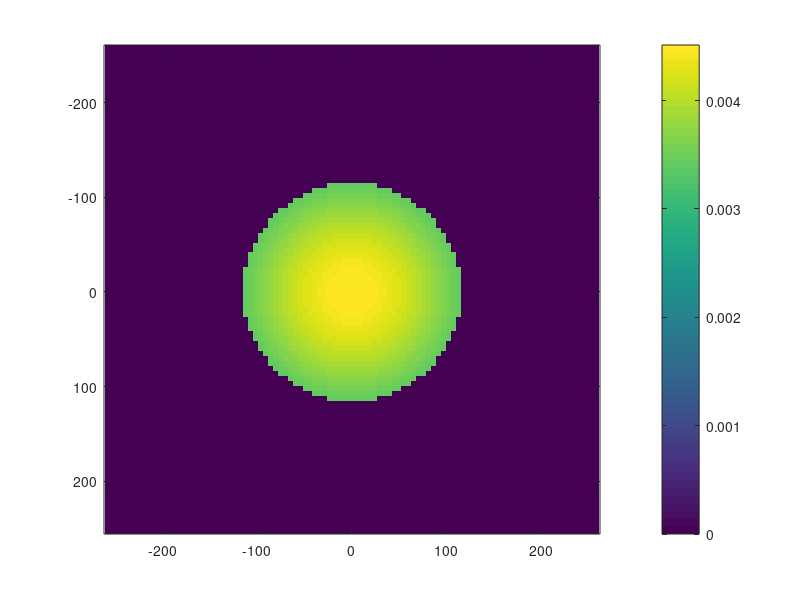

The MATLAB script that drew this image: (Note: this script raises an error after producing the figure.)
% NORMAL INCIDENCE IRRADIANCE IN A PLANE BENEATH EXTENDED SOURCE
%
%   This is the *Normal Incidence* Irradiation at each point in the plane
%
%  These values to NOT correct for cosine loss over the flat area of a
%  surface. 
%  Instead this represents the intensity that is passing through a 
%  normally oriented "voxel" in this plane
%
%

%%  TBD
%   [1.3] - Analytic Tile
%    1.6 - check
%   [1.9] - Tube - Extended Source, Combined Near & Far
%   Add Tilt  
%   Add Superposition (i.e. many lamps)



%  2D:
%    -eACH = f(II)
%    - TLV = f(II)
%    - Prob_Sick = f(II) wells riley
%  make 3D
%
%
%%

function IrradiancePlots()
    clear;
     close all;
        %first UVC.... 
        IN.Power_tot        = 200;    %[mW]
        IN.L_tile           = 11;     %[cm]
        IN.W_tile           = 6;     %[cm]
        IN.lambertian_FWHM  = 60;    %full angle (1/2-max), for LAMBERTIAN (TILE)
        IN.alpha_tube       = 60;    %full angle (uniform), for UNIFORM    (TUBE)
        
        %Small Tile Lambertian ... 
        IN.Power_tot        = 12;    %[mW]
        IN.L_tile           = 1;     %[cm]
        IN.W_tile           = 2;     %[cm]
        IN.lambertian_FWHM  = 60;    %full angle (1/2-max), for LAMBERTIAN (TILE)
        
       %USHIO Lambertian ... 
        IN.Power_tot        = 150;    %[mW]
        IN.L_tile           = 6.0;     %[cm]
        IN.W_tile           = 4.5;     %[cm]
        IN.lambertian_FWHM  = 60;    %full angle (1/2-max), for LAMBERTIAN (TILE)

    IN.L_tube           = 100 ;   %[cm] ... only used for Tube_AnalyticInt & Ideal Near Field
    IN.Z                = 198.69;   %[cm]
    IN.A_tile           = IN.W_tile * IN.L_tile ;  

    %Calculation Models...
%      IN.Type = 'PointSrc_2D_1_over_COS3';                % 0.xx
%    IN.Type = 'PointSrc_2DLamb_Truncated';         %working (analytic)
%    IN.Type = 'PointSrc_2DLamb';                    %working (analytic)
   IN.Type = 'PointSrc_Uniform';                    %working (analytic)
%     IN.Type = 'PointSrc_1DLambertian_1DUniform';      %working (analytic)   
%     IN.Type = 'Tile_Convolve_PointSrc_2DLamb';        %working      
%    IN.Type = 'Tile_Convolve_PointSrc_1DLambertian_1DUniform';   
%      IN.Type = 'Tile_Analytic_2DLambertian';        %  ** not ** working yet (not  urgent)
%     IN.Type = 'Tube_AnalyticInt_2DLamb';      %  Working, but assumes ALL of tube light goes downward
%   IN.Type = 'Tube_Ideal_NearField';            %working;  only valid for very very near field
    
    %% (cos^alpha): SETTABLE FWHM Pattern Width LUT
    IN.lambertian_a     = get_cosine_power(IN.lambertian_FWHM);   %a = 65022.7000431579*(1./FWHM).^2.3243817615;
    
                                % show quality of model to generalize FWHM LUT ....
                                %     FWHMS = [5:5:180];
                                %     alphas_calcd = get_cosine_power(FWHMS);  %a = 65022.7000431579*(1./FWHM).^2.3243817615;
                                %     solid_angles = 2*pi ./ (alphas_calcd + 1);    %definite_integral_[0 to pi/2]_of_( cos^alpha *sin ) = 1 / (alpha+1)  
                                %     figure; plot(2*LUT.HWHM,LUT.alphas,'.');
                                %     hold all; plot(FWHMS,alphas_calcd)

                                % show quality of Model: FWHM ~  cos^alpha  
                                % thetas = [-90:90]'; FWHMsel=20; a = get_cosine_power(FWHMsel);
                                % figure; plot(thetas,(cosd(thetas)).^a);

    %% HORIZONTAL CROSS SECTION @ Z = ______
    Lplot_X	 = 1.5*tand(IN.lambertian_FWHM)*IN.Z;% + IN.W_tile;
    Lplot_Y	 = 1.5*tand(IN.lambertian_FWHM)*IN.Z;% + IN.L_tile;
    Nx = 100;
    [IN.XX,IN.YY] = getXXYY(Lplot_X,Lplot_Y,Nx);
      % * * * * * * * * * * * * * * * * * * * * * * *
    RES = get_II(IN);   %% GET IRRADIANCE PATTERN
      % * * * * * * * * * * * * * * * * * * * * * * *
  
    %gather results  %% AND NORMALIZE %%
    XX = RES.XX;        YY = RES.YY; 
    dstep = RES.dstep;  dA = dstep^2;           %[cm2]
    IIraw = RES.II;
    Praw = sum(IIraw(:))*dA
%     II = IIraw ./ (sum(IIraw(:))*dA) * IN.Power_tot;    %renormalize  (assuming all power in calculated field!!)
    II = IIraw;
    
    %PLOT
    figure; imagesc(XX(1,:),YY(:,1),II); colorbar;  axis equal
    title({'Irradiance [mW/cm2] in this plane';' ** !not accounting for cosine loss @ plane! **';...
        ['Optical Power = ',num2str(IN.Power_tot),'mW ...FWHM=',num2str(IN.lambertian_FWHM),'deg... plane: Z=',num2str(IN.Z),'cm'];...
        ['Model: ',replace(IN.Type,'_',' ')]});    
    Power_plotted = sum(II(:))*dA;
    
    
    %% GENERATE Z-Curve (Center) (uses FULL CUBE)
    Nzsteps  = 20;   Zmin_cm = 10;      	%[cm]
    LplotXY = 1;                            %[cm] size of XY meas.plane
    Zmax_cm = IN.Z;

    Nx = 3;
    [IN.XX,IN.YY] = getXXYY(Lplot_X,Lplot_Y,Nx);  

    %function: generate III_Cube
    [ICUBE,Zvals] = get_III_Cube(IN, Nzsteps, Zmin_cm, Zmax_cm, LplotXY);
    
        
    % **** plot v. Z ****
    Zvals = flipud(Zvals);
    sel.x=0;
    sel.y=0;
    
    [ dummy ,isel]  = min( sqrt( (ICUBE.XX(:)-sel.x).^2 + (ICUBE.YY(:)-sel.y).^2  )   );
    [iy,ix] = ind2sub(size(ICUBE.XX),isel);
    I_v_Z_list = ICUBE.III(iy,ix,:);    
    figure; semilogy(Zvals,I_v_Z_list(:),'.-'); xlabel('Z [cm]'); ylabel('Irradiance [mW/cm2]');
    title({'Irradiance [mW/cm2] v Z at Peak of Plane';...
        ['Optical Power = ',num2str(IN.Power_tot),'mW ...FWHM=',num2str(IN.lambertian_FWHM),'deg']});  
    
     
    
    %% 3D DATA CUBE +  Pattern Rotation
    Nzsteps     = 20;   
    Zmax_cm     = sqrt( IN.Z^2 +  max(IN.XX(:))^2 + max(IN.YY(:))^2 );         %[cm]
    Zmin_cm     = min([10,Zmax_cm-1]);                          %[cm]
    LplotXY     = max( [ abs(max(IN.XX(:))-min(IN.XX(:))) , abs(max(IN.YY(:))-min(IN.YY(:))) ] );                                            %[cm] size of XY meas.plane
    
    dX_cm = 0.5; 
    Nx = ceil(LplotXY / dX_cm);  
    
    if Nx>200 warning(['Nx = ',num2str(Nx)]); end
    [IN.XX,IN.YY] = getXXYY(Lplot_X,Lplot_Y,Nx);  
    
    
    %call  function: generate III_Cube for single pattern
    [ICUBE,Zvals] = get_III_Cube(IN, Nzsteps, Zmin_cm, Zmax_cm, LplotXY);

    
    
%     %APPLY ROTATION   --- WORK IN PROGRESS ...
%     INP.XX = RES.XX;
%     INP.YY = RES.YY;
%     INP.II = RES.II;
%     INP.Z  = IN.Z ; 
%     
%      RES = rotate_Pattern_Cube(INP,RotAngles)
    
    
    
    
    %3D Plot --- numbers need to be adjusted to give a good result
    figure; 
    %     h = slice(ICUBE.XXX,ICUBE.YYY,ICUBE.ZZZ, ICUBE.III,[0],[0],[0,200])    
    h = slice(ICUBE.XXX,ICUBE.YYY,ICUBE.ZZZ, ICUBE.III,[0],[0],[0]);
%     xlim([-20,20]); ylim([-20,20]);  zlim([0,50]);
    alpha('color')
    set(h,'EdgeColor','none','FaceColor','interp',...
    'FaceAlpha','interp')
    alphamap('increase',.5)
     alphamap('rampdown');
    
    colorbar();
    
    %volumetric average irradiance
    Rcyl_cm=100; Zcyl_cm = 200;
    ikeep_in_average = find( sqrt(ICUBE.XXX(:).^2 + ICUBE.YYY(:).^2) < Rcyl_cm  &  ICUBE.ZZZ(:)<Zcyl_cm);
    Irr_vol_average_mWcm2 = mean( ICUBE.III(ikeep_in_average) );  %[mW/cm2]
    title({['volume avg Irr: ',num2str(Irr_vol_average_mWcm2),'mW/cm2'];...
        ['Optical Power = ',num2str(IN.Power_tot),'mW ...FWHM=',num2str(IN.lambertian_FWHM),'deg']});

    
    
    
end


function  [ICUBE,Zvals]  = get_III_Cube(IN0, Nzsteps, Zmin_cm, Zmax_cm, LplotXY)
    
%     [IN0.XX,IN0.YY] = getXXYY(LplotXY,LplotXY,3);       %XY samples
    Zvals = linspace(Zmax_cm, Zmin_cm ,Nzsteps)';       %Z in DESCENDING ORDER
    for kz = 1:Nzsteps
        IN0.Z = Zvals(kz);           
          % * * * * * * * * * * * * * * * * * * * * * * *
        RES = get_II(IN0);   %% GET IRRADIANCE PATTERN  (mW/cm2)
          % * * * * * * * * * * * * * * * * * * * * * * *    
          
        if kz==1    % *** SET THE X,Y SAMPLING  ***
            [Ny,Nx] = size(RES.XX);
            ICUBE.XX = RES.XX; ICUBE.YY = RES.YY;
            ICUBE.III = zeros(Ny,Nx,Nzsteps);
            ICUBE.XXX = zeros(Ny,Nx,Nzsteps);
            ICUBE.YYY = zeros(Ny,Nx,Nzsteps);
            ICUBE.ZZZ = zeros(Ny,Nx,Nzsteps);
        end
        dstep = RES.dstep;  dA = dstep^2;           %[cm2]
        Praw = sum(RES.II(:))*dA;        
        ICUBE.III(:,:,Nzsteps-kz+1) = RES.II;  %record intensity for this Z slice
        ICUBE.XXX(:,:,Nzsteps-kz+1) = RES.XX;  %record intensity for this Z slice
        ICUBE.YYY(:,:,Nzsteps-kz+1) = RES.YY;  %record intensity for this Z slice
        ICUBE.ZZZ(:,:,Nzsteps-kz+1) = IN0.Z*ones(size(RES.II));  %record intensity for this Z slice
         
    end

end


%choose the right pattern and call selected function
function RES = get_II(IN)

    switch IN.Type
        case 'PointSrc_2D_1_over_COS3'
            RES = get_PointSrc_2D_1_over_COS3(IN);
        case 'PointSrc_Uniform'
            RES = get_PointSrc_Uniform(IN);                        	%working
        case 'PointSrc_2DLamb_Truncated'
            RES = get_PointSrc_2DLamb_Truncated(IN);                %working 
        case 'PointSrc_2DLamb'
            RES = get_PointSrc_2DLamb(IN);                        	%working
        case 'Tile_Convolve_PointSrc_2DLamb'
            RES = get_Tile_Convolve_PointSrc_2DLamb(IN);            %working
        case 'Tile_Analytic_2DLambertian'
            RES = get_Tile_Analytic_2DLambertian(IN);              	%not working
        case 'PointSrc_1DLambertian_1DUniform'
            RES = get_PointSrc_1DLambertian_1DUniform(IN);          %working
        case 'Tile_Convolve_PointSrc_1DLambertian_1DUniform'
            RES = get_Tile_Convolve_PointSrc_1DLambertian_1DUniform(IN); %working
        case 'Tube_AnalyticInt_2DLamb' % Assumes ALL light from "tube" is (a) Lambertian + (b) directed downward    
            RES = get_Tube_AnalyticInt_2DLamb(IN);               	%working 
        case 'Tube_Ideal_NearField'
            RES = get_Ideal_Simple_Tube(IN);
    end

end



% FWHM = f(alpha_power)
function a = get_cosine_power(FWHM)
    a = 65022.7000431579*(1./FWHM).^2.3243817615; %generalized model
    %reference data:
    LUT.HWHM = [75, 60, 45, 38, 33, 27, 21];      %HWHM matching...
    LUT.alphas = [0.5, 1,  2,  3,  4,  6, 10];    %raising cosine to this power gives desired HWHM
end



function [XX,YY] = getXXYY(Lplot_X,Lplot_Y,Nx)
        Xv = linspace(-Lplot_X/2,Lplot_X/2,Nx);
        dstep = median(diff(Xv));
        Yv =  [-Lplot_Y/2:dstep:Lplot_Y/2]';
        Ny = length(Yv);
        [XX,YY] = meshgrid(Xv,Yv);  
end

function RES = rotate_Pattern_Cube(INP,RotAngles)
    %make 3d Data Cubes
    Nz = 10;
    iii = repmat(INP.II,[1,1,Nz]);  %build data cube of intensity
    [xxx,yyy,zzz] = meshgrid(INP.XX(1,:),INP.YY(:,1), linspace(0,INP.Z,Nz) );
    
    %apply Z rotation to input points (X-Y)
    xxx_n  = xxx*cosd(RotAngles.Z) - yyy*sind(RotAngles.Z);
    yyy_n  = xxx*sind(RotAngles.Z) + yyy*cosd(RotAngles.Z);
    xxx = xxx_n;   
    yyy = yyy_n;   
  
    %apply Y rotation to latest points  (X-Z)
    xxx_n  = xxx*cosd(RotAngles.Z) - zzz*sind(RotAngles.Z);
    zzz_n  = xxx*sind(RotAngles.Z) + zzz*cosd(RotAngles.Z);
    xxx = xxx_n;   
    zzz = zzz_n; 
    
    %apply X rotation to latest positions  (Y-Z)
    yyy = yyy*cosd(RotAngles.Z) - zzz*sind(RotAngles.Z);
    zzz = yyy*sind(RotAngles.Z) + zzz*cosd(RotAngles.Z);
    yyy = yyy_n; 
    zzz = zzz_n; 
    clear xxx_n yyy_n zzz_n;
    
    %interpolate resulting x,y,z back to original grid
    [xxx0,yy0y,zzz0] = meshgrid(INP.XX(1,:),INP.YY(:,1), linspace(0,INP.Z,Nz) );   
    Ivals = interp3(xxx,yyy,zzz, LUT.Irradiance,  xxx0, yyy0, zzz0  );

    
    

    RES.XX=XX; RES.YY=YY; RES.II=II; RES.dstep = dstep;
end



%Working
function RES = get_PointSrc_2DLamb_Truncated(IN)            %[1.1]
 
    XX = IN.XX; YY=IN.YY; 
    dstep =  median(diff(XX(1,:)));
    
    %calculate II=Irradiance
  	solidangle_sr = (2*pi) * (0.5*sind( IN.lambertian_FWHM/2 )^2);       %[sr] equal in all azimuth --> 2pi 
	betas = atan2d((XX.^2 + YY.^2).^0.5,IN.Z);  %lamp angle = f(x,y)
 	II = IN.Power_tot .* (cosd(betas)) ./ (solidangle_sr * ( IN.Z^2 + YY.^2 + XX.^2) ) ...
                        .* (betas<=IN.lambertian_FWHM/2 );    % THIS APPLIES TRUNCATION at CONE ANGLE
                    
    %fix (special case if no samples are less than cone angle()):
    if sum(betas(:)<=IN.lambertian_FWHM/2 ) == 0
        isel = find(betas(:) == min(betas(:))) ;
        II(isel) = IN.Power_tot .* (cosd(betas(isel)))  ./ (solidangle_sr * ( IN.Z^2 + (YY(isel)/2).^2 + (XX(isel)/2).^2) )  / length(isel);
    end

    RES.XX=XX; RES.YY=YY; RES.II=II; RES.dstep = dstep;
end

%Working
function RES = get_PointSrc_2D_1_over_COS3(IN)                      %[0.XX]
 
    XX = IN.XX; YY=IN.YY; 
    dstep =  median(diff(XX(1,:)));
    
    %calculate II=Irradiance
    a = -3;                        %power to raise cosine to in order to get desired FWHM
     % ******** NEED TO DOUBLE CHECK SOLID ANGLE OF 1/COS3 *************
  	solidangle_sr = (2*pi) * (1 / (abs(a)+1));       % [sr] equal in all azimuth --> 2pi 
     % ******** NEED TO DOUBLE CHECK SOLID ANGLE OF 1/COS3 *************
    
	betas = atan2d((XX.^2 + YY.^2).^0.5,IN.Z);  %lamp angle = f(x,y)
 	II = IN.Power_tot .* ((cosd(betas)).^a) ./ (solidangle_sr * ( IN.Z^2 + YY.^2 + XX.^2) );            
    RES.XX=XX; RES.YY=YY; RES.II=II; RES.dstep = dstep;
end

%Working
function RES = get_PointSrc_Uniform(IN)                      %[1.2]
 
    XX = IN.XX; YY=IN.YY; 
    dstep =  median(diff(XX(1,:)));
    
    %calculate II=Irradiance
  	solidangle_sr = (2*pi) * (1-cosd(IN.lambertian_FWHM/2) );       %[sr] equal in all azimuth --> 2pi 
	betas = atan2d((XX.^2 + YY.^2).^0.5,IN.Z);  %lamp angle = f(x,y)
 	II = IN.Power_tot .* (1) ./ (solidangle_sr * ( IN.Z^2 + YY.^2 + XX.^2) )...
                         .* (betas<=IN.lambertian_FWHM/2 );    % THIS APPLIES TRUNCATION at CONE ANGLE
    RES.XX=XX; RES.YY=YY; RES.II=II; RES.dstep = dstep;
end


%Working
function RES = get_PointSrc_2DLamb(IN)                      %[1.2]
 
    XX = IN.XX; YY=IN.YY; 
    dstep =  median(diff(XX(1,:)));
    
    %calculate II=Irradiance
    a = IN.lambertian_a;                        %power to raise cosine to in order to get desired FWHM
  	solidangle_sr = (2*pi) * (1 / (a+1));       %[sr] equal in all azimuth --> 2pi 
	betas = atan2d((XX.^2 + YY.^2).^0.5,IN.Z);  %lamp angle = f(x,y)
 	II = IN.Power_tot .* ((cosd(betas)).^a) ./ (solidangle_sr * ( IN.Z^2 + YY.^2 + XX.^2) );            
    RES.XX=XX; RES.YY=YY; RES.II=II; RES.dstep = dstep;
end

%Working
function RES = get_Tile_Convolve_PointSrc_2DLamb(IN)        %[1.2]convolved
 
    XX = IN.XX; YY=IN.YY; 
    dstep =  median(diff(XX(1,:)));
    
    %calculate II=Irradiance
      %1. get point source irradiance first
    IN.XX = XX; IN.YY=YY;
    RES = get_PointSrc_2DLamb(IN);
    XX = RES.XX;  YY = RES.YY; 
    II_ptsrc = RES.II; 
     %2.apply convolution    
    Tile_z0 = zeros(size(XX));
    isel = find( abs(XX(:)) <  IN.W_tile  &  abs(YY(:)) < IN.L_tile );
    Tile_z0(isel) = 1;
    II = conv2(II_ptsrc,Tile_z0,'same');  %2D numeric convolution with square tile source
    
    %return data
    RES.XX=XX; RES.YY=YY; RES.II=II; RES.dstep = dstep;    
end

%NOT Working
function RES = get_Tile_Analytic_2DLambertian(IN)       %[1.3]
 
    XX = IN.XX; YY=IN.YY; 
    dstep =  median(diff(XX(1,:)));
    
    %calculate II=Irradiance : Analytic point source *PLUS* ADD AREA OF SOURCE
 	a = IN.lambertian_a;  %power to raise cosine to in order to get desired FWHM
	solidangle_sr = (2*pi) * (1 / (a+1));       %[sr] equal in all azimuth --> 2pi 
	Ltile = IN.L_tile; Wtile=IN.W_tile;
	betas = atan2d(((abs(XX)-Wtile).^2 + (abs(YY)-Ltile).^2).^0.5,IN.Z);  % lamp angle = f(x,y)
    
	isel = find( abs(XX(:))<Wtile/2 & abs(YY(:))<Ltile/2 );      % points that are directuly beneath tile
	betas(isel) = 0; 
 	II = IN.Power_tot .* ((cosd(betas)).^a) ./ (solidangle_sr * ( IN.Z^2 + YY.^2 + XX.^2) + IN.A_tile);
    %return data
    RES.XX=XX; RES.YY=YY; RES.II=II; RES.dstep = dstep;    
            
end

%Working
function  RES = get_PointSrc_1DLambertian_1DUniform(IN) %[1.5]  
 
    XX = IN.XX; YY=IN.YY; 
    dstep =  median(diff(XX(1,:)));

    a = IN.lambertian_a;  %power to raise cosine to in order to get desired FWHM
	solidangle_sr = (2*pi)*(IN.alpha_tube/360) * (1 / (a+1));       %[sr] equal in all azimuth --> 2pi 
	betas_Y = atan2d(YY,IN.Z);  %lamp angle = f(x,y)
	betas_X = atan2d(XX,IN.Z);  %lamp angle = f(x,y)
	II = IN.Power_tot .* ((cosd(betas_Y)).^a).*(abs(betas_X)<=IN.alpha_tube/2)...
                      ./ (solidangle_sr * ( IN.Z^2 + YY.^2 + XX.^2) );  
    %return data
    RES.XX=XX; RES.YY=YY; RES.II=II; RES.dstep = dstep;                      
end

%Working
function RES = get_Tile_Convolve_PointSrc_1DLambertian_1DUniform(IN)
                                                        %[1.5]convolved
 
    XX = IN.XX; YY=IN.YY; 
    dstep =  median(diff(XX(1,:)));
    
    %calculate II=Irradiance
      %1. get point source irradiance first
    IN.XX = XX; IN.YY=YY;
       % ****** ONLY DIFFERENCE from get_Tile_Convolve_PointSrc_2DLamb()***
       RES = get_PointSrc_1DLambertian_1DUniform(IN);  
       %*********************************************************************
    XX = RES.XX;  YY = RES.YY; 
    II_ptsrc = RES.II; 
     %2.apply convolution    
    Tile_z0 = zeros(size(XX));
    isel = find( abs(XX(:)) <  IN.W_tile  &  abs(YY(:)) < IN.L_tile );
    Tile_z0(isel) = 1;
    II = conv2(II_ptsrc,Tile_z0,'same');  %2D numeric convolution with square tile source
    
    %return data
    RES.XX=XX; RES.YY=YY; RES.II=II; RES.dstep = dstep;
            
end

%NEEDS ATTENTION -- Assumes ALL light from "tube" is (a) Lambertian + (b) directed downward
function RES = get_Tube_AnalyticInt_2DLamb(IN)          %[1.6]
 
    XX = IN.XX; YY=IN.YY; 
    dstep =  median(diff(XX(1,:)));

    %ANALYTIC CALCULATION FOR: 1D-extended Source + dP = Lambertian in X,Y ....  
	cc = (XX.^2 + IN.Z.^2);
	L = IN.L_tube;
	II = IN.Z/1 * ( (L/2-YY)./(cc.*(cc+(L/2-YY).^2).^0.5 ) ...
                    -(-L/2-YY)./(cc.*(cc+(-L/2-YY).^2).^0.5 )   );
    dPdy = 1;
    solidangle = pi*sind(IN.FWHM);
    
	II = dPdy*IN.Z/1 * ( (L/2-YY)./(cc.*(cc+(L/2-YY).^2).^0.5 ) ...
                    -(-L/2-YY)./(cc.*(cc+(-L/2-YY).^2).^0.5 )   );                
    %return data
    RES.XX=XX; RES.YY=YY; RES.II=II; RES.dstep = dstep;
end

%working - *near field only*
function RES = get_Ideal_Simple_Tube(IN)                %[1.7]
 
    XX = IN.XX; YY=IN.YY; 
    dstep =  median(diff(XX(1,:)));
    
    %calculate II=Irradiance
    if IN.Z < IN.L_tube/2
        betas_X = atan2d(XX,IN.Z);  %lamp angle = f(x,y) 
        II = zeros(size(XX));
        isel = find( abs(betas_X(:)) < IN.alpha_tube  &  abs(YY(:)) < IN.L_tube/2 );
        Area_Cylinder_Rs = IN.L_tube * 2*pi*((IN.Z^2 + XX.^2).^0.5) * (IN.alpha_tube/360);
        Pdens = IN.Power_tot./Area_Cylinder_Rs;
        II(isel) = Pdens(isel);
    else
        error('This Model not valid in far field (Z > Ltube) ')
    end
    %return
    RES.XX=XX; RES.YY=YY; RES.II=II; RES.dstep = dstep;
end



    
%% **************************** NOT USED *****************************
  
    % gaussian for angular pattern .... NOT WORKING ....
        %         FWHMs = [0:10:180]';
        %         sigmas = FWHMs * pi/180 / ( 2*sqrt(2*log(2)) );
        %         solidangles_0 = 2.8*pi*( 0.5*sqrt(pi/2)*exp(-0.5*sigmas.^2).*sigmas); 
        %         figure; plot(FWHMs,solidangles_0);
        % 
        %         FWHM = 120 * pi/180;
        %         sigma = FWHM / ( 2*sqrt(2*log(2)) ); 
        %         solidangle0 = (1/ (sigma*sqrt(2*pi)) ) ;   
        %         solidangle1 = solidangle0 * ( -0.5*sqrt(pi/2)*exp(-0.5*sigma^2).*sigma );
        %         solidangle2 = solidangle1 * ( 2*(-i)*erf(i*sigma/sqrt(2)) ...
        %                                         - (-i)*erf(i* (sigma^2-i*pi/2)/(sqrt(2)*sigma)) ...
        %                                         - (-i)*erf(i* (sigma^2+i*pi/2)/(sqrt(2)*sigma)) ...


function G = GAUS(x,fwhm,x0) 
    sigma =  fwhm / ( 2*sqrt(2*log(2)) );   %log()=ln()
    G = (1/ (sigma*sqrt(2*pi)) ) * exp( -0.5*(x - x0).^2 / sigma^2 );
end
      
function RES = get_IrradianceMap(IN)
    %set up X Y samples

% %     Lplot_X	 = 5*tand(IN.alpha_tube/2)*IN.Z + sqrt(IN.W_tile);
% %     Lplot_Y	 = 2*tand(IN.alpha_tube/2)*IN.Z + sqrt(IN.L_tile) + 2*IN.L_tube*(strcmp(IN.Type,'Tube'));
%     Lplot_X	 = 1.5*tand(IN.lambertian_FWHM)*IN.Z;% + IN.W_tile;
%     Lplot_Y	 =  1.5*tand(IN.lambertian_FWHM)*IN.Z;% + IN.L_tile;
%      Nx = 100;
%     Xv = linspace(-Lplot_X/2,Lplot_X/2,Nx);
%     dstep = median(diff(Xv));
%     Yv =  [-Lplot_Y/2:dstep:Lplot_Y/2]';
%     Ny = length(Yv);
%     [XX,YY] = meshgrid(Xv,Yv);
%     II=1;
    
%     switch IN.Type
%         
%             
%         %Working
%         case 'PointSrc_2DLamb'
%             a = IN.lambertian_a;  %power to raise cosine to in order to get desired FWHM
%             solidangle_sr = (2*pi) * (1 / (a+1));       %[sr] equal in all azimuth --> 2pi 
%             betas = atan2d((XX.^2 + YY.^2).^0.5,IN.Z);  %lamp angle = f(x,y)
%             II = IN.Power_tot .* ((cosd(betas)).^a) ./ (solidangle_sr * ( IN.Z^2 + YY.^2 + XX.^2) );            
%             
%         % NOT WORKING  ...   
%         case 'Tile_Analytic_2DLambertian'   % NOT WORKING
%             % Analytic point source *PLUS* ADD AREA OF SOURCE
%             a = IN.lambertian_a;  %power to raise cosine to in order to get desired FWHM
%             solidangle_sr = (2*pi) * (1 / (a+1));       %[sr] equal in all azimuth --> 2pi 
%             Ltile = IN.L_tile;
%             betas = atan2d(((abs(XX)-Ltile).^2 + (abs(YY)-Ltile).^2).^0.5,IN.Z);  % lamp angle = f(x,y)
%             isel = find( abs(XX(:))<sqrt(Ltile) & abs(YY(:))<sqrt(Ltile) );      % points that are directuly beneath tile
%             betas(isel) = 0; 
%             II = IN.Power_tot .* ((cosd(betas)).^a) ./ (solidangle_sr * ( IN.Z^2 + YY.^2 + XX.^2) + Ltile);
%             
%         %Working ....
%         case  'Tile_Convolve_PointSrc_2DLamb' 
%             a = IN.lambertian_a;  %power to raise cosine to in order to get desired FWHM
%             solidangle_sr = (2*pi) * (1 / (a+1));       %[sr] equal in all azimuth --> 2pi 
%             betas = atan2d((XX.^2 + YY.^2).^0.5,IN.Z);  %lamp angle = f(x,y)
%             II_ptsrc = IN.Power_tot .* ((cosd(betas)).^a) ./ (solidangle_sr * ( IN.Z^2 + YY.^2 + XX.^2) );
%             %apply convolution    
%             Tile_z0 = zeros(size(XX));
%             isel = find( abs(XX(:)) <  IN.W_tile  &  abs(YY(:)) < IN.L_tile );
%             Tile_z0(isel) = 1;
%             II = conv2(II_ptsrc,Tile_z0,'same');  %2D numeric convolution with square tile source
% 
%         %Working
%         case 'PointSrc_1DLambertian_1DUniform'     
%             a = IN.lambertian_a;  %power to raise cosine to in order to get desired FWHM
%             solidangle_sr = (2*pi)*(IN.alpha_tube/360) * (1 / (a+1));       %[sr] equal in all azimuth --> 2pi 
%             betas_Y = atan2d(YY,IN.Z);  %lamp angle = f(x,y)
%             betas_X = atan2d(XX,IN.Z);  %lamp angle = f(x,y)
%             II = IN.Power_tot .* ((cosd(betas_Y)).^a).*(abs(betas_X)<=IN.alpha_tube/2)...
%                             ./ (solidangle_sr * ( IN.Z^2 + YY.^2 + XX.^2) );            
%             
%        %WIP ....
%         case  'Tile_Convolve_PointSrc_1DLambertian_1DUniform' 
%             a = IN.lambertian_a;  %power to raise cosine to in order to get desired FWHM
%             solidangle_sr = (2*pi)*(IN.alpha_tube/360) * (1 / (a+1));       %[sr] equal in all azimuth --> 2pi 
%             betas_Y = atan2d(YY,IN.Z);  %lamp angle = f(x,y)
%             betas_X = atan2d(XX,IN.Z);  %lamp angle = f(x,y)
%             II_ptsrc =  IN.Power_tot .* ((cosd(betas_Y)).^a).*(abs(betas_X)<=IN.alpha_tube/2)...
%                             ./ (solidangle_sr * ( IN.Z^2 + YY.^2 + XX.^2) );  
%             %apply convolution    
%             Tile_z0 = zeros(size(XX));
%             isel = find( abs(XX(:)) <  IN.W_tile &  abs(YY(:)) <  IN.L_tile );
%             Tile_z0(isel) = 1;
%             II = conv2(II_ptsrc,Tile_z0,'same');  %2D numeric convolution with square tile source
%             
%             
%         case 'Tube_AnalyticInt_2DLamb'
%              %Tube =>> 1D-extended Source; dP = Lambertian in X,Y ....  
%             cc = (XX.^2 + IN.Z.^2);
%             L = IN.L_tube;
%             II = IN.Z/1 * ( (L/2-YY)./(cc.*(cc+(L/2-YY).^2).^0.5 ) ...
%                            -(-L/2-YY)./(cc.*(cc+(-L/2-YY).^2).^0.5 )   );
%             II = II./sum(II) * IN.Power_tot;
%             
%             
%         case 'Tube_NumericInt_1DLamb'    
%                %Tube  =>> 1D-extended Source; dP = Lambertian in Y,  Uniform in X ....  
%             dL = 1;
%             Nsteps = round(IN.L_tube / dL,0);
%             dP = IN.Power_tot / Nsteps;
% 
%             II = zeros(size(XX));
%             for k=1:Nsteps
%                 yk = -IN.L_tube/2 + k*dL
%                 %lambertian
%                 II = II + ( dP * cosd(atand((YY-yk)./IN.Z)) ./(2*deg2rad(IN.alpha_tube)*(IN.Z^2 + (YY-yk).^2+ XX.^2))  );        
%             end
% 
%             IIa = IN.Power_tot ./(deg2rad(IN.alpha_tube)*IN.L_tube*(IN.Z^2 + XX.^2).^0.5).*(abs(YY)<IN.L_tube/2 .* abs(atand(XX./IN.Z))<IN.alpha_tube/2); 
%     %         IIb = IN.Power_tot*cosd(atand(YY./IN.Z)) ./(2*deg2rad(IN.alpha_tube)*(IN.Z^2 + YY.^2+ XX.^2));
%     %         II = min(cat(3,IIa,IIb),[],3);
%             figure; imagesc(XX(1,:),YY(:,1), II); axis equal
%             
%     end %switch        

    RES.XX = XX; RES.YY = YY;  RES.II = II;
    RES.dstep = dstep;
    
end %calc_II

            